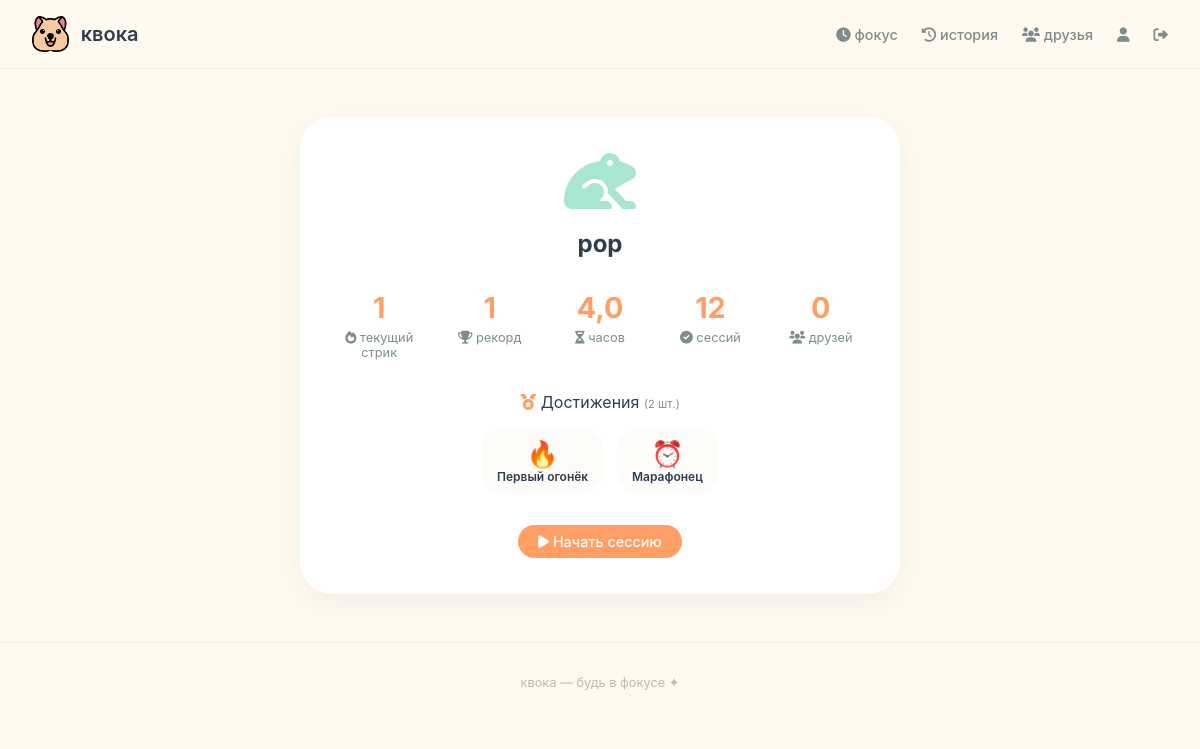
Before: /profile/ (signed in) with the older database file.
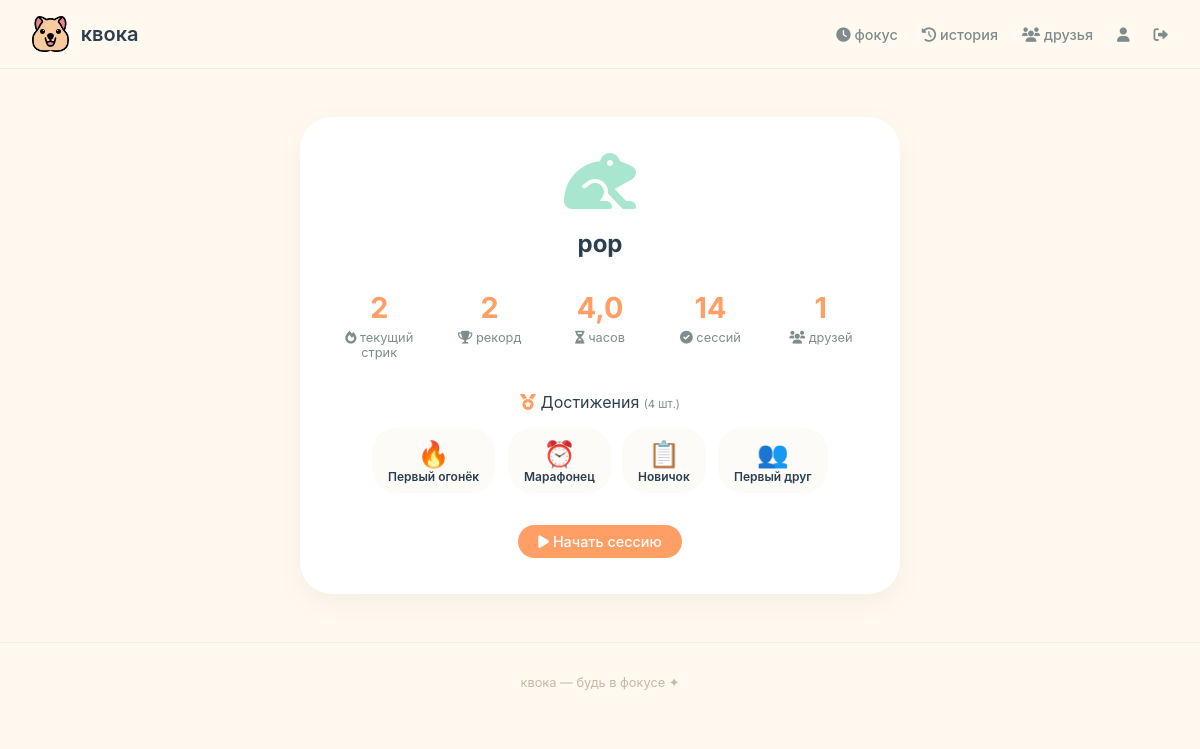
After: the same page with the newer database file.
### core/models.py (models this page shows, shortened)
class User(AbstractUser):
    avatar = models.ImageField(upload_to='avatars/', blank=True, null=True)
    total_hours = models.FloatField(default=0.0)
    current_days = models.IntegerField(default=0)
    max_days = models.IntegerField(default=0)
    last_focus_date = models.DateField(null=True, blank=True)
    total_sessions = models.IntegerField(default=0)  # всего сессий
    total_videos_watched = models.IntegerField(default=0)  # просмотрено видео
    total_pdfs_read = models.IntegerField(default=0)  # прочитано PDF
    def get_achievements_list(self):
        return self.earned_achievements.select_related('achievement').all()
    def get_friends_count(self):
        from friends.models import Friend
        return Friend.objects.filter(
            models.Q(from_user=self, status='accepted') |
            models.Q(to_user=self, status='accepted')
        ).count()

class EarnedAchievement(models.Model):
    user = models.ForeignKey(User, on_delete=models.CASCADE, related_name='earned_achievements')
    achievement = models.ForeignKey(Achievement, on_delete=models.CASCADE)
    earned_at = models.DateTimeField(auto_now_add=True)
    class Meta:
        unique_together = ('user', 'achievement')

class Achievement(models.Model):
    TYPE_CHOICES = [
        ('streak', 'Стрик'),
        ('friends', 'Друзья'),
        ('sessions', 'Сессии'),
        ('hours', 'Часы фокуса'),
        ('media', 'Медиа'),
        ('special', 'Особые'),
    ]
    name = models.CharField(max_length=100)
    description = models.TextField(blank=True, help_text='Описание достижения')
    type = models.CharField(max_length=20, choices=TYPE_CHOICES, default='streak')
    required_streak = models.IntegerField(null=True, blank=True, help_text='Требуемая серия дней')
    required_friends = models.IntegerField(null=True, blank=True, help_text='Требуемое количество друзей')
    required_sessions = models.IntegerField(null=True, blank=True, help_text='Требуемое количество сессий')
    required_hours = models.FloatField(null=True, blank=True, help_text='Требуемое количество часов')
    required_videos_watched = models.IntegerField(null=True, blank=True, help_text='Просмотренных видео')
    required_pdfs_read = models.IntegerField(null=True, blank=True, help_text='Прочитанных PDF')
    icon = models.ImageField(upload_to='achievements/', blank=True, null=True)
    order = models.IntegerField(default=0, help_text='Порядок отображения')
    is_active = models.BooleanField(default=True)
    class Meta:
        ordering = ['order', 'required_streak']

### core/views.py (the view)
# urls.py: path('profile/', views.profile, name='profile'),
@login_required
def profile(request):
    achievements = request.user.get_achievements_list()
    context = {
        'user': request.user,
        'achievements': achievements,
    }
    return render(request, 'core/profile.html', context)

### templates/core/profile.html (shortened to what this page needs)
{% extends 'base.html' %}
{% load static %}
{% block content %}
<div class="profile-card">
    <div class="profile-header">
        <div class="profile-avatar">
            {% if user.avatar %}
                <img src="{{ user.avatar.url }}" alt="{{ user.username }}" style="width: 80px; height: 80px; border-radius: 50%; object-fit: cover;">
            {% else %}
                <i class="fas fa-frog" style="font-size: 4rem; color: #A8E6CF;"></i>
            {% endif %}
        </div>
        <h2>{{ user.username }}</h2>
    </div>
    <div class="profile-stats">
        <div class="stat-item">
            <div class="stat-value">{{ user.current_days }}</div>
            <div class="stat-name"><i class="fas fa-fire"></i> текущий стрик</div>
        </div>
        <div class="stat-item">
            <div class="stat-value">{{ user.max_days }}</div>
            <div class="stat-name"><i class="fas fa-trophy"></i> рекорд</div>
        </div>
        <div class="stat-item">
            <div class="stat-value">{{ user.total_hours|floatformat:1 }}</div>
            <div class="stat-name"><i class="fas fa-hourglass-half"></i> часов</div>
        </div>
        <div class="stat-item">
            <div class="stat-value">{{ user.total_sessions }}</div>
            <div class="stat-name"><i class="fas fa-check-circle"></i> сессий</div>
        </div>
        <div class="stat-item">
            <div class="stat-value">{{ user.get_friends_count }}</div>
            <div class="stat-name"><i class="fas fa-users"></i> друзей</div>
        </div>
    </div>
    <div class="achievements-section" style="margin-top: 2rem;">
        <div class="achievements-title" style="font-size: 1rem; margin-bottom: 1rem; color: #2C3E50;">
            <i class="fas fa-medal" style="color: #FF9F66;"></i> Достижения
            <span style="font-size: 0.7rem; color: #7F8C8D;">({{ achievements|length }} шт.)</span>
        </div>
        {% if achievements %}
            <div style="display: flex; gap: 0.75rem; flex-wrap: wrap; justify-content: center;">
                {% for earned in achievements %}
                    <div class="achievement-badge" style="position: relative; background: #FDFBF7; border-radius: 1.5rem; padding: 0.6rem 1rem; text-align: center; cursor: pointer; transition: transform 0.2s;">
                        <div style="font-size: 1.6rem;">
                            {% if earned.achievement.type == 'streak' %}🔥
                            {% elif earned.achievement.type == 'friends' %}👥
                            {% elif earned.achievement.type == 'sessions' %}📋
                            {% elif earned.achievement.type == 'hours' %}⏰
                            {% elif earned.achievement.type == 'media' %}📺
                            {% else %}🏆
                            {% endif %}
                        </div>
                        <div style="font-weight: 600; font-size: 0.75rem; color: #2C3E50;">{{ earned.achievement.name }}</div>
                    </div>
                {% endfor %}
            </div>
        {% else %}
            <div style="text-align: center; color: #7F8C8D; padding: 2rem; background: #FDFBF7; border-radius: 1rem;">
                <i class="fas fa-medal" style="font-size: 2rem; color: #C4B8A8; margin-bottom: 0.5rem; display: block;"></i>
                Пока нет достижений. Продолжай фокуситься!
            </div>
        {% endif %}
    </div>
    <div style="margin-top: 2rem;">
        <a href="{% url 'dashboard' %}" class="btn-primary" style="display: inline-block;">
            <i class="fas fa-play"></i> Начать сессию
        </a>
    </div>
</div>
{% endblock %}

### templates/base.html (shortened to what this page needs)
<!DOCTYPE html>
<html lang="ru">
<head>
    <link rel="stylesheet" href="https://cdnjs.cloudflare.com/ajax/libs/font-awesome/6.0.0/css/all.min.css">
    {% load static %}
    <link rel="stylesheet" href="{% static 'css/style.css' %}">
</head>
<body>
    <body class="{% if user.is_authenticated and user.workspace_config.theme %}theme-{{ user.workspace_config.theme }}{% else %}theme-light{% endif %}"></body>
    <nav class="navbar">
        <div class="nav-container">
            <a href="{% url 'home' %}" class="nav-logo">
                <img src="{% static 'images/kvoka.png' %}" alt="Квока" class="logo-img">
                <span>квока</span>
            </a>
            <div class="nav-menu">
                {% if user.is_authenticated %}
                    <a href="{% url 'dashboard' %}" class="nav-link">
                        <i class="fas fa-clock"></i> фокус
                    </a>
                    <a href="{% url 'session_history' %}" class="nav-link">
                        <i class="fas fa-history"></i> история
                    </a>
                    <a href="{% url 'friends_list' %}" class="nav-link">
                        <i class="fas fa-users"></i> друзья
                    </a>
                    <a href="{% url 'profile' %}" class="nav-link">
                        <i class="fas fa-user"></i>
                    </a>
                    <form action="{% url 'logout' %}" method="post" style="display: inline;">
                        <button type="submit" class="nav-link" style="background: none; border: none; cursor: pointer;">
                            <i class="fas fa-sign-out-alt"></i>
                        </button>
                    </form>
                {% else %}
                    <a href="{% url 'login' %}" class="nav-link">войти</a>
                    <a href="{% url 'signup' %}" class="btn-primary">начать</a>
                {% endif %}
            </div>
        </div>
    </nav>
    <main>
        {% block content %}{% endblock %}
    </main>
    <footer class="footer">
        <p>квока — будь в фокусе ✦</p>
    </footer>
</body>
</html>

### static/css/style.css (style rules this page uses)
* { margin: 0; padding: 0; box-sizing: border-box; }
body { font-family: 'Inter', -apple-system, BlinkMacSystemFont, sans-serif; background: #FFF9F0; color: #2C3E50; min-height: 100vh; }
.navbar { background: rgba(255, 249, 240, 0.95); backdrop-filter: blur(10px); border-bottom: 1px solid rgba(0, 0, 0, 0.05); padding: 1rem 0; position: sticky; top: 0; z-index: 100; }
.nav-container { max-width: 1200px; margin: 0 auto; padding: 0 2rem; display: flex; justify-content: space-between; align-items: center; }
.nav-logo { display: flex; align-items: center; gap: 0.75rem; text-decoration: none; font-size: 1.25rem; font-weight: 600; color: #2C3E50; }
.logo-img { height: 36px; width: auto; }
.nav-menu { display: flex; gap: 1.5rem; align-items: center; }
.nav-link { color: #7F8C8D; text-decoration: none; transition: color 0.2s; font-weight: 500; font-size: 0.9rem; }
.btn-primary { background: #FF9F66; color: white; padding: 0.5rem 1.25rem; border-radius: 2rem; text-decoration: none; font-weight: 500; font-size: 0.9rem; transition: all 0.2s; border: none; cursor: pointer; }
.profile-card { max-width: 600px; margin: 3rem auto; background: #FFFFFF; border-radius: 2rem; padding: 2rem; box-shadow: 0 8px 30px rgba(0, 0, 0, 0.05); text-align: center; }
.profile-header { margin-bottom: 2rem; }
.profile-avatar { margin-bottom: 1rem; }
.profile-stats { display: flex; justify-content: space-around; margin: 2rem 0; flex-wrap: wrap; gap: 1rem; }
.stat-item { flex: 1; min-width: 80px; }
.stat-value { font-size: 1.8rem; font-weight: 700; color: #FF9F66; }
.stat-name { font-size: 0.8rem; color: #7F8C8D; margin-top: 0.3rem; }
.footer { text-align: center; padding: 2rem; color: #C4B8A8; font-size: 0.8rem; border-top: 1px solid rgba(0, 0, 0, 0.05); }
.achievement-badge { transition: transform 0.2s, box-shadow 0.2s; cursor: pointer; min-width: 80px; }
.achievement-badge { animation: achievementPop 0.3s ease-out; }
.timer-btn, .btn-primary, .filter-btn { transition: all 0.2s cubic-bezier(0.4, 0, 0.2, 1); position: relative; overflow: hidden; }
.timer-btn::after, .btn-primary::after { content: ''; position: absolute; top: 50%; left: 50%; width: 0; height: 0; border-radius: 50%; background: rgba(255, 255, 255, 0.3); transform: translate(-50%, -50%); transition: width 0.3s, height 0.3s; }
.stat-card, .profile-card, .form-container, .timer-card, .notes-card { transition: transform 0.2s ease, box-shadow 0.2s ease; }
.achievement-badge { animation: achievementPop 0.4s ease-out; animation-fill-mode: both; }
.achievement-badge:nth-child(1) { animation-delay: 0.05s; }
.achievement-badge:nth-child(2) { animation-delay: 0.1s; }
.achievement-badge:nth-child(3) { animation-delay: 0.15s; }
.achievement-badge:nth-child(4) { animation-delay: 0.2s; }
main { animation: fadeIn 0.3s ease-out; }
.nav-link { position: relative; }
.nav-link::after { content: ''; position: absolute; bottom: -5px; left: 0; width: 0; height: 2px; background: #FF9F66; transition: width 0.2s ease; }

### templates/core/profile.html (style rules this page uses)
.profile-card { animation: fadeInUp 0.5s ease-out; }
.stat-item { transition: transform 0.2s; }

Changed rows visible on the page:
changed User "pop": current_days "1" → "2"; max_days "1" → "2"; total_sessions "12" → "14"; get_friends_count "0" → "1"
added EarnedAchievement: achievement.name "Новичок"
added EarnedAchievement: achievement.name "Первый друг"
Other visible differences:
{{ achievements|length }}: "2" → "4"
